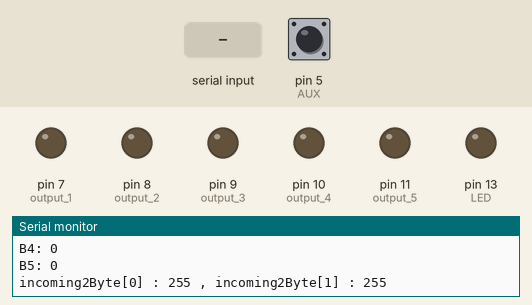
This sketch was run on a simulated Arduino Uno, built with avr-gcc and run on an emulated ATmega328P. Parts: output pins drawn as LEDs (lit = HIGH), the last lines printed to the serial monitor. The test bench sets the inputs (shaded band); at power-on: pin 5 (AUX) HIGH.

Above: at 1.2 s.
1.3 s: "1" received over the second serial link
At 2.7 s:
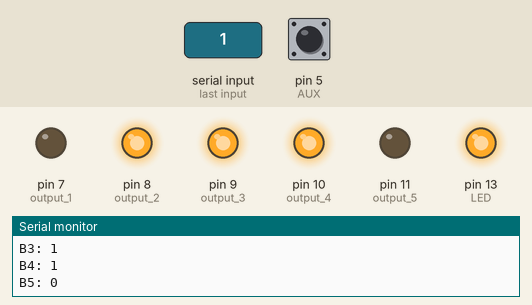
3.8 s: "0" received over the second serial link
At 5.6 s:
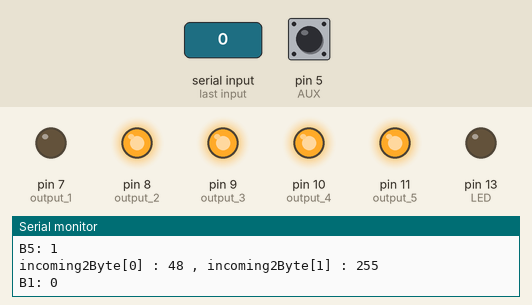
6.3 s: "2" received over the second serial link
At 8.5 s:
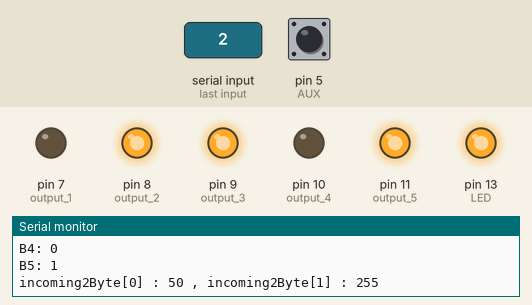
8.8 s: "1" received over the second serial link
At 10.3 s:
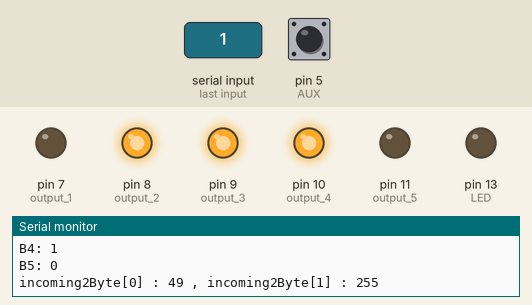
11.3 s: "0" received over the second serial link
At 13.3 s:
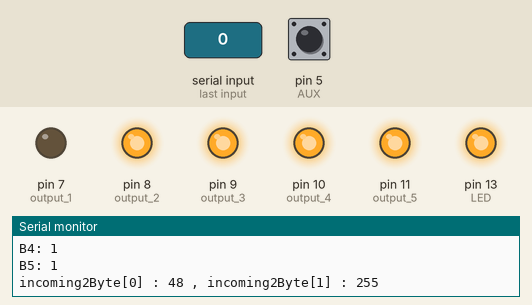
13.8 s: "2" received over the second serial link
At 16.2 s:
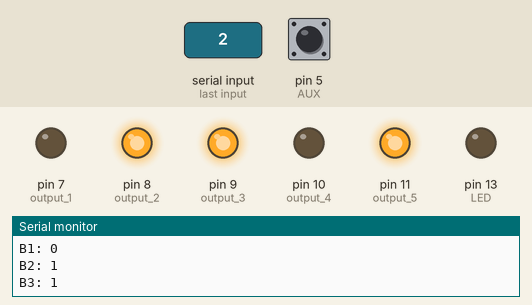
Timing chart, 0 to 17.3 s (numbered marks = the images above; inputs shaded):
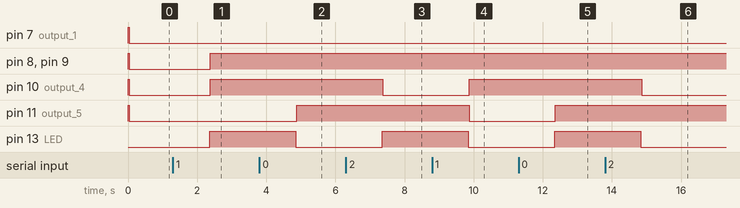

The sketch:

Lora_FinalReceiver.ino
```cpp
#include <SoftwareSerial.h>

#define LED 13
#define output_1 7
#define output_2 8
#define output_3 9
#define output_4 10
#define output_5 11
#define AUX 5

SoftwareSerial mySerial(2, 3); // RX, TX
void waitAUX();
byte incoming2Byte[2]={0xFF,0xFF}; /* buffer */

void setup() {
  Serial.begin(9600);
  mySerial.begin(9600);
  pinMode(AUX,INPUT);
  pinMode(LED,OUTPUT);
  pinMode(output_1,OUTPUT);
  pinMode(output_2,OUTPUT);
  pinMode(output_3,OUTPUT);
  pinMode(output_4,OUTPUT);
  pinMode(output_5,OUTPUT);
  /*因該繼電器模組為低電位觸發，為了不誤動作，在重開機時都先將繼電器關閉*/
  digitalWrite(output_1,HIGH);
  digitalWrite(output_2,HIGH);
  digitalWrite(output_3,HIGH);
  digitalWrite(output_4,HIGH);
  digitalWrite(output_5,HIGH);
  waitAUX();
  Serial.println("Start.");
}

void loop() {
  waitAUX();
  if (mySerial.available() > 0) {
    mySerial.readBytes(incoming2Byte, 2); /* 將 2bytes 資料餵入 buffer */
    digitalWrite(LED,!digitalRead(LED));
    Serial.flush();
  }

  Serial.print("incoming2Byte[0] : ");
  Serial.print(incoming2Byte[0]); /* 第一個 byte 的數據 */
  Serial.print(" , incoming2Byte[1] : ");
  Serial.println(incoming2Byte[1]); /* 第二個 byte 的數據 */
  Serial.print("B1: "); Serial.println((~incoming2Byte[0]>>4)&0x01);
  Serial.print("B2: "); Serial.println((~incoming2Byte[0]>>3)&0x01);
  Serial.print("B3: "); Serial.println((~incoming2Byte[0]>>2)&0x01);
  Serial.print("B4: "); Serial.println((~incoming2Byte[0]>>1)&0x01);
  Serial.print("B5: "); Serial.println((~incoming2Byte[0]>>0)&0x01);
  digitalWrite(output_1, (~incoming2Byte[0]>>4)&0x01 );
  digitalWrite(output_2, (~incoming2Byte[0]>>3)&0x01 );
  digitalWrite(output_3, (~incoming2Byte[0]>>2)&0x01 );
  digitalWrite(output_4, (~incoming2Byte[0]>>1)&0x01 );
  digitalWrite(output_5, (~incoming2Byte[0]>>0)&0x01 );
}

// ===== 等待 Lora 晶片不繁忙 =====
void waitAUX(){
  while(!digitalRead(AUX));
  delay(10);
}
```

Measured:
- after the input at 1.3 s, pin 8 (output_2), pin 9 (output_3), pin 10 (output_4), pin 13 (LED): LOW → HIGH after 1.1 s
- after the input at 3.8 s, pin 11 (output_5): LOW → HIGH after 1.1 s; pin 13 (LED): HIGH → LOW after 1.1 s
- after the input at 6.3 s, pin 10 (output_4): HIGH → LOW after 1.1 s; pin 13 (LED): LOW → HIGH after 1.1 s
- after the input at 8.8 s, pin 10 (output_4): LOW → HIGH after 1.1 s; pin 11 (output_5): HIGH → LOW after 1.1 s; pin 13 (LED): HIGH → LOW after 1.0 s
- after the input at 11.3 s, pin 11 (output_5): LOW → HIGH after 1.1 s; pin 13 (LED): LOW → HIGH after 1.0 s
- after the input at 13.8 s, pin 10 (output_4): HIGH → LOW after 1.1 s; pin 13 (LED): HIGH → LOW after 1.0 s
